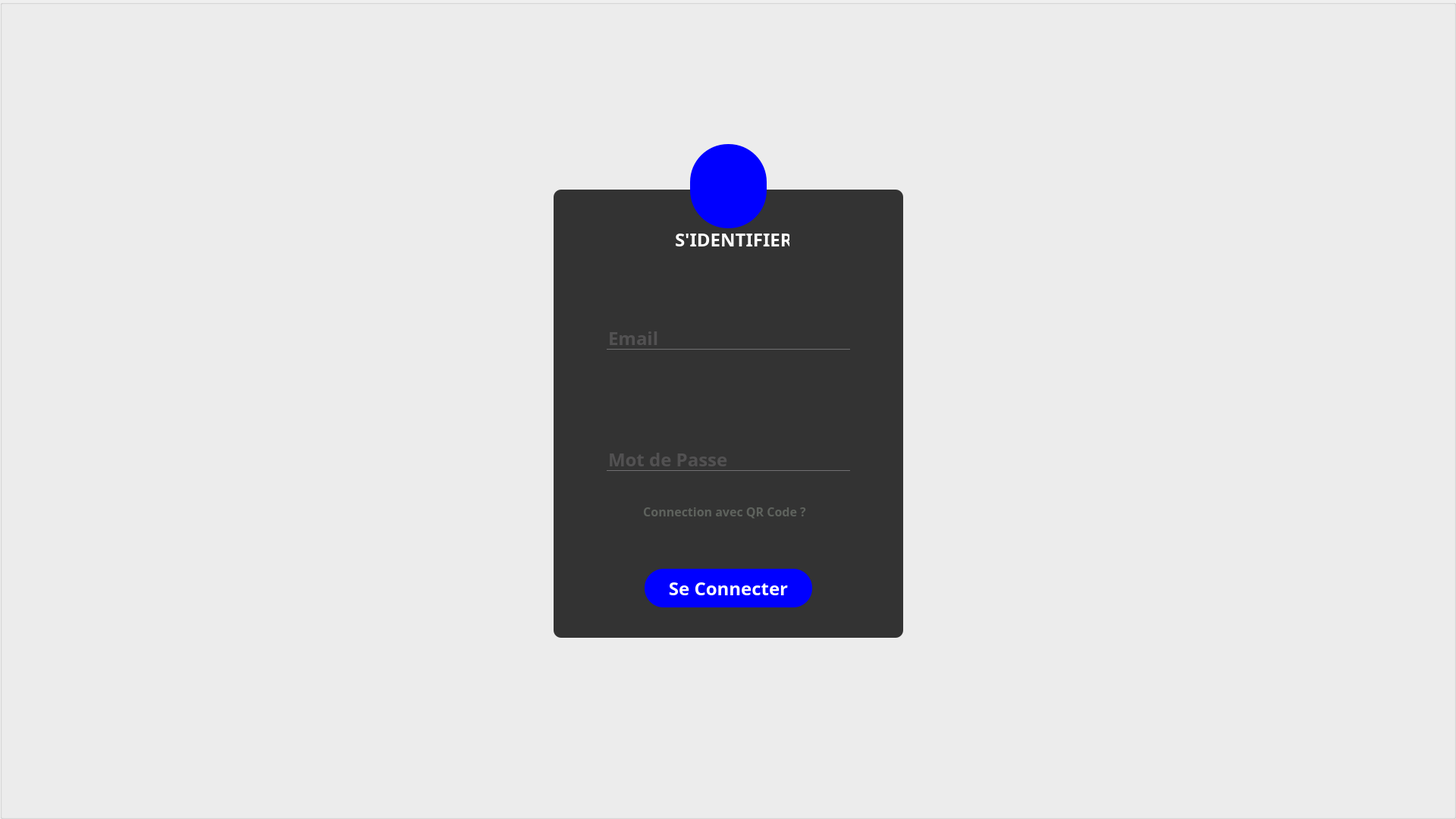
<?xml version="1.0" encoding="UTF-8"?>
<ui version="4.0">
 <class>MainWindow</class>
 <widget class="QMainWindow" name="MainWindow">
  <property name="geometry">
   <rect>
    <x>0</x>
    <y>0</y>
    <width>1920</width>
    <height>1080</height>
   </rect>
  </property>
  <property name="windowTitle">
   <string>MainWindow</string>
  </property>
  <property name="styleSheet">
   <string notr="true">*{
	font-family:Century gothic;
	font-size:10px;
	font-weight: bold; 
}
QPushButton{
	border-radius:15px;
	background:blue;
	color:white;
}

QPushButton:hover{
	border-radius:15px;
	background:#49ebff;
	color:#333;
}
</string>
  </property>
  <widget class="QWidget" name="centralwidget">
   <property name="styleSheet">
    <string notr="true"/>
   </property>
   <widget class="QGroupBox" name="groupBox">
    <property name="geometry">
     <rect>
      <x>0</x>
      <y>0</y>
      <width>1920</width>
      <height>1080</height>
     </rect>
    </property>
    <property name="styleSheet">
     <string notr="true">
*{
	font-family:Century gothic;
	font-size:24px;
}
QFrame{
border-radius:10px;
}
QPushButton{
	border-radius:50px;
	background:blue;
}
QToolButton{
	border-radius:50px;
	background:blue;

}

QLabel{
	color:white;
}

QLineEdit{
	background:transparent;
	border:none;
	color:#717072;
	border-bottom:1px solid #717072;
}
#groupBox{
background:url(:/images/bg.jpg);
}</string>
    </property>
    <property name="title">
     <string/>
    </property>
    <widget class="QFrame" name="frame">
     <property name="geometry">
      <rect>
       <x>730</x>
       <y>250</y>
       <width>461</width>
       <height>591</height>
      </rect>
     </property>
     <property name="styleSheet">
      <string notr="true">background:#333;
</string>
     </property>
     <property name="frameShape">
      <enum>QFrame::StyledPanel</enum>
     </property>
     <property name="frameShadow">
      <enum>QFrame::Raised</enum>
     </property>
     <widget class="QLabel" name="label">
      <property name="geometry">
       <rect>
        <x>160</x>
        <y>40</y>
        <width>151</width>
        <height>51</height>
       </rect>
      </property>
      <property name="text">
       <string>S'IDENTIFIER</string>
      </property>
     </widget>
     <widget class="QPushButton" name="pushButton">
      <property name="geometry">
       <rect>
        <x>120</x>
        <y>500</y>
        <width>221</width>
        <height>51</height>
       </rect>
      </property>
      <property name="styleSheet">
       <string notr="true">QPushButton{
	border-radius:25px;
	background:blue;
	color:white;
}

QPushButton:hover{
	border-radius:25px;
	background:#49ebff;
	color:#333;
}

</string>
      </property>
      <property name="text">
       <string>Se Connecter</string>
      </property>
     </widget>
     <widget class="QLineEdit" name="lineEdit">
      <property name="geometry">
       <rect>
        <x>70</x>
        <y>180</y>
        <width>321</width>
        <height>31</height>
       </rect>
      </property>
      <property name="text">
       <string/>
      </property>
      <property name="placeholderText">
       <string>Email</string>
      </property>
     </widget>
     <widget class="QLineEdit" name="lineEdit_2">
      <property name="geometry">
       <rect>
        <x>70</x>
        <y>340</y>
        <width>321</width>
        <height>31</height>
       </rect>
      </property>
      <property name="text">
       <string/>
      </property>
      <property name="echoMode">
       <enum>QLineEdit::Password</enum>
      </property>
      <property name="placeholderText">
       <string>Mot de Passe</string>
      </property>
     </widget>
     <widget class="QPushButton" name="qrbutton">
      <property name="geometry">
       <rect>
        <x>100</x>
        <y>410</y>
        <width>251</width>
        <height>28</height>
       </rect>
      </property>
      <property name="font">
       <font>
        <family>Century gothic</family>
        <pointsize>-1</pointsize>
        <weight>75</weight>
        <bold>true</bold>
       </font>
      </property>
      <property name="styleSheet">
       <string notr="true">QPushButton{
font-size:16px; 
	color: rgb(94, 98, 93);
}

QPushButton:hover:!pressed
{
  font-style: italic;
color: white;
text-decoration: underline ;
}</string>
      </property>
      <property name="text">
       <string>Connection avec QR Code ?</string>
      </property>
     </widget>
    </widget>
    <widget class="QToolButton" name="toolButton">
     <property name="geometry">
      <rect>
       <x>910</x>
       <y>190</y>
       <width>101</width>
       <height>111</height>
      </rect>
     </property>
     <property name="styleSheet">
      <string notr="true"/>
     </property>
     <property name="text">
      <string/>
     </property>
     <property name="icon">
      <iconset resource="images.qrc">
       <normaloff>:/images/user.png</normaloff>:/images/user.png</iconset>
     </property>
     <property name="iconSize">
      <size>
       <width>45</width>
       <height>64</height>
      </size>
     </property>
    </widget>
   </widget>
  </widget>
 </widget>
 <resources>
  <include location="images.qrc"/>
 </resources>
 <connections/>
</ui>
